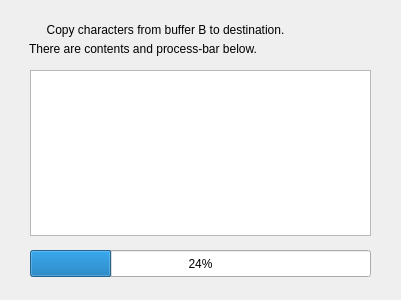
<?xml version="1.0" encoding="UTF-8"?>
<ui version="4.0">
 <class>sub3Widget</class>
 <widget class="QWidget" name="sub3Widget">
  <property name="geometry">
   <rect>
    <x>0</x>
    <y>0</y>
    <width>401</width>
    <height>300</height>
   </rect>
  </property>
  <property name="windowTitle">
   <string>sub3Widget</string>
  </property>
  <widget class="QProgressBar" name="progressBar">
   <property name="geometry">
    <rect>
     <x>30</x>
     <y>250</y>
     <width>341</width>
     <height>27</height>
    </rect>
   </property>
   <property name="value">
    <number>24</number>
   </property>
  </widget>
  <widget class="QLabel" name="label_2">
   <property name="geometry">
    <rect>
     <x>29</x>
     <y>39</y>
     <width>341</width>
     <height>20</height>
    </rect>
   </property>
   <property name="text">
    <string>There are contents and process-bar below.</string>
   </property>
  </widget>
  <widget class="QLabel" name="label">
   <property name="geometry">
    <rect>
     <x>30</x>
     <y>20</y>
     <width>351</width>
     <height>20</height>
    </rect>
   </property>
   <property name="text">
    <string>     Copy characters from buffer B to destination.</string>
   </property>
  </widget>
  <widget class="QTextBrowser" name="textBrowser">
   <property name="geometry">
    <rect>
     <x>30</x>
     <y>70</y>
     <width>341</width>
     <height>166</height>
    </rect>
   </property>
  </widget>
 </widget>
 <resources/>
 <connections/>
</ui>
